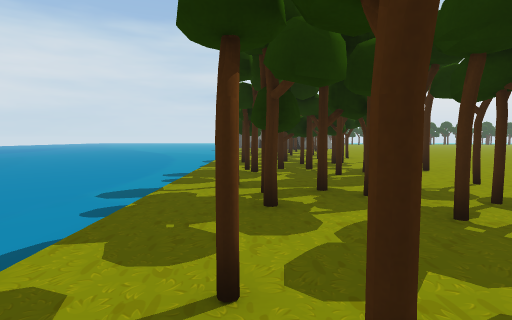
view 1 (above)

12 first-person views from a walk through a scene from a Unity 3-D project. The camera is 1.4 m above the floor, tilts 4° down and sees 80° across. The floor is counted in squares, 2 m on a side. Each view is taken from the middle of a square. On the plan, view 1 faces up. The plan holds only what a view shows up to about 10 squares ahead; the rest is blank. The place goes on beyond the plan. The player is left out.

view 2
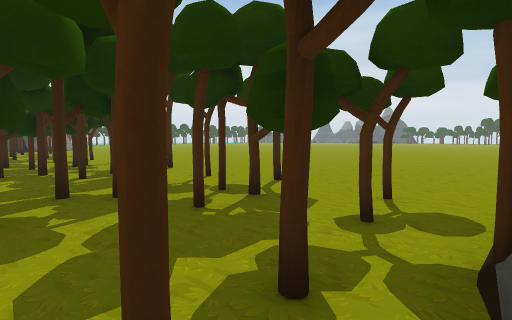

view 3
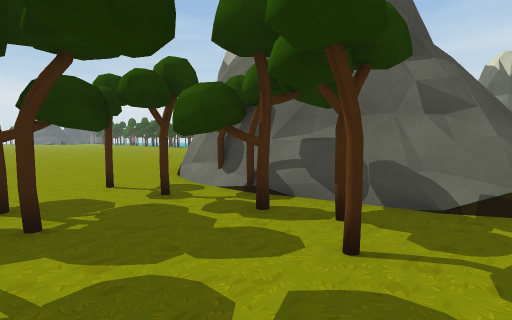

view 4
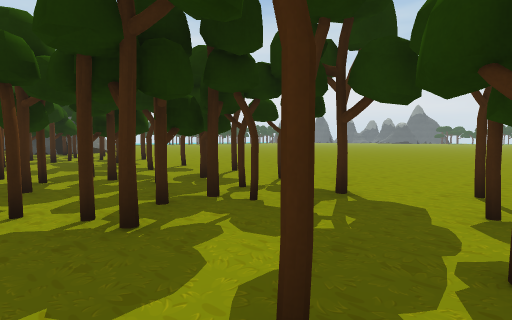

view 5
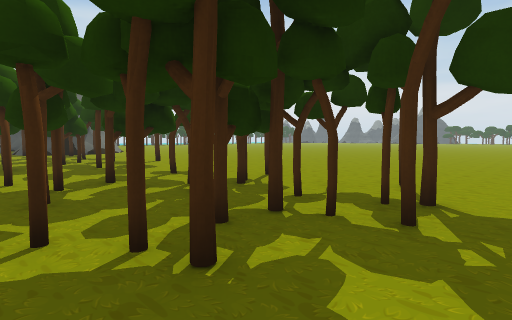

view 6
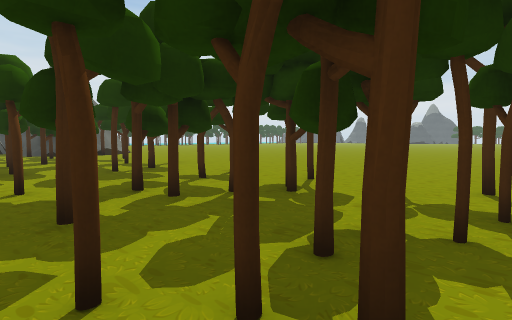

view 7
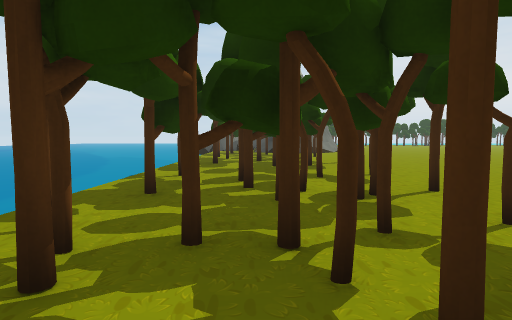

view 8
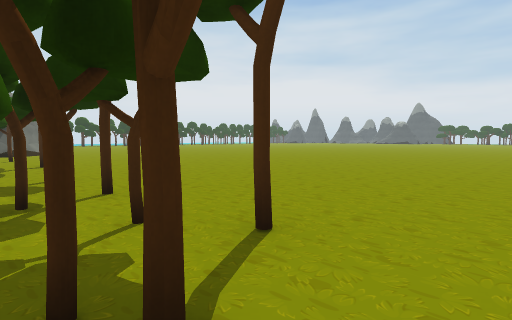

view 9
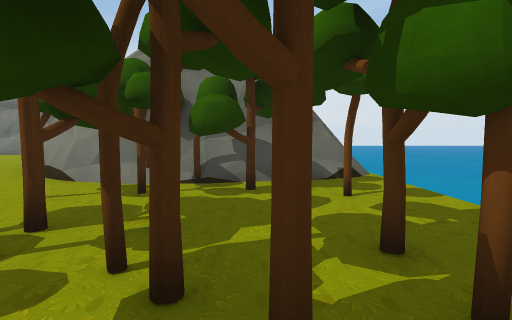

view 10
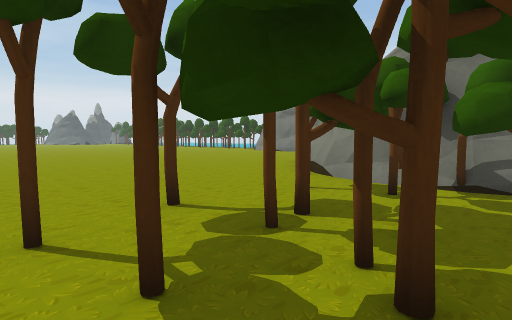

view 11
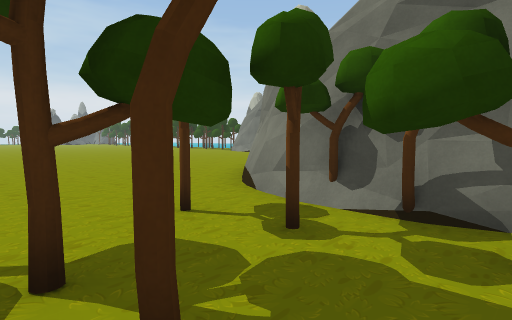

view 12
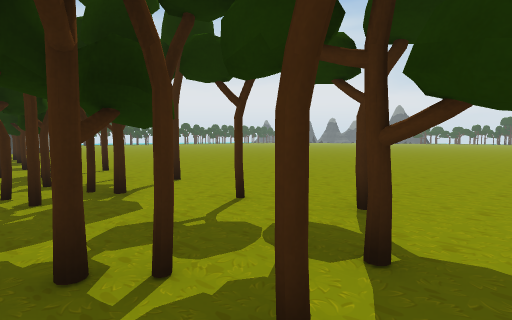

### Floor plan
Key: @ floor where view 1 was taken; # wall or solid block; x gap in a wall; . floor; ≈ liquid the walk keeps out of; T thing the floor can be seen under or through.
Columns run from 2 left of view 1 to 14 right of it. Each row starts with its distance up from view 1.
 17      ..
 16   ## ...
 15   ###....
 14 ≈.##..#..
 13 ≈. TT......
 12 ≈... .......
 11 ≈.T T........
 10 ≈.TT .........
  9 ≈.T.T..........
  8 ≈..TT...........
  7 ≈.TTTx...........
  6 ≈.TTT............
  5 ≈....#.........
  4 ≈.#TT............
  3 ≈...TT...........
  2 ≈...TT...........
  1 ≈.##T...........
  0 ≈.@####........
 -1 ≈###  ##......
 -2 ≈##    ##...
 -3 ≈        ...
 -4 ≈         ..

Where each view was taken, in squares from view 1:
view 1: 0 up, 0 right, facing up
view 2: 0 up, 0 right, facing up-right
view 3: 3 up, 1 left, facing down-right
view 4: 4 up, 1 left, facing up-right
view 5: 5 up, 1 left, facing up-right
view 6: 6 up, 1 left, facing up-right
view 7: 5 up, 1 right, facing up
view 8: 5 up, 2 right, facing up-right
view 9: 5 up, 1 right, facing down
view 10: 5 up, 1 right, facing down-right
view 11: 3 up, 1 right, facing down-right
view 12: 2 up, 1 right, facing up-right
